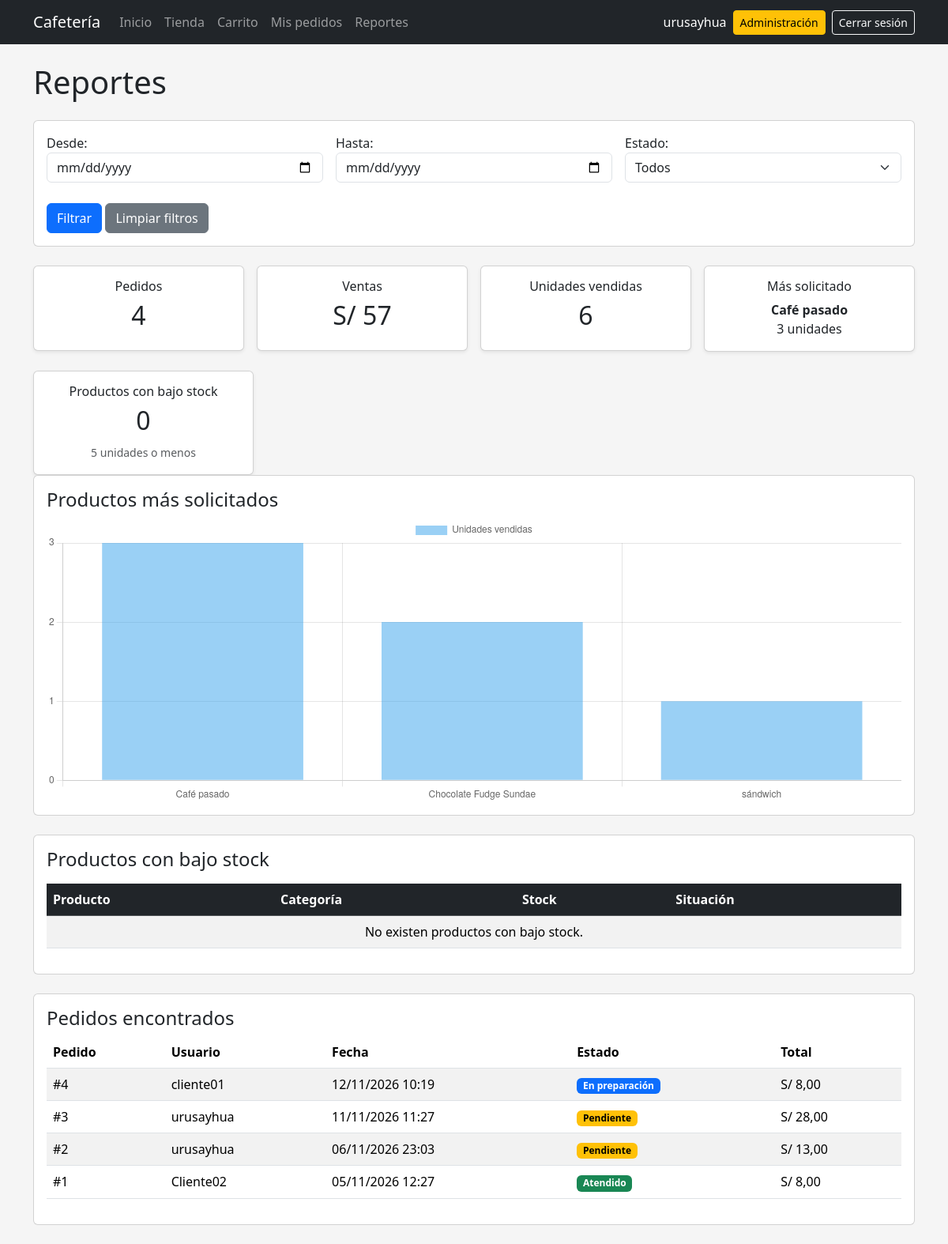
The page /reportes/ (signed in) on the database as committed earlier.
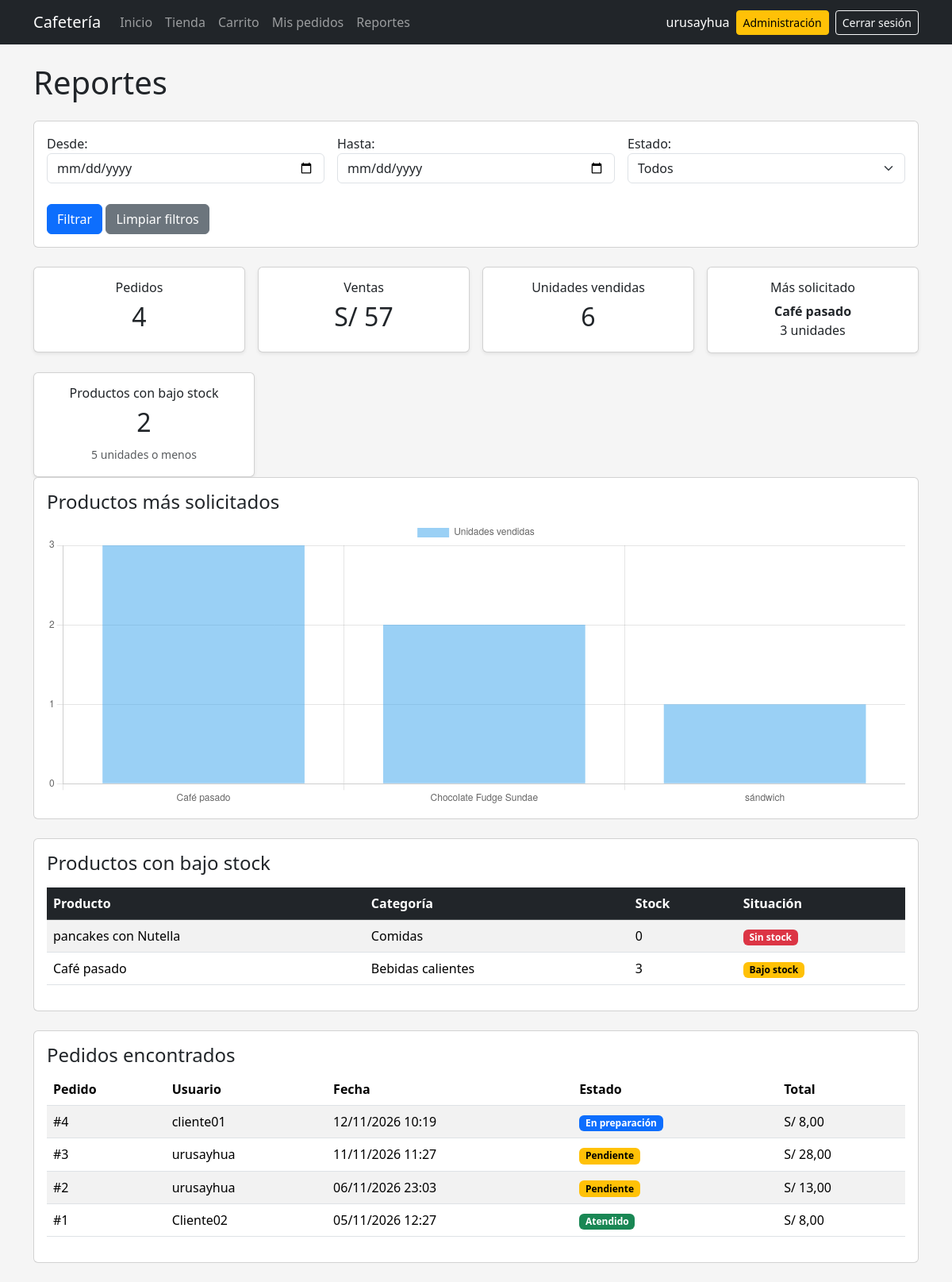
The same page on the database as committed later.
### pedidos/models.py (models this page shows, shortened)
class Pedido(models.Model):
    class Estado(models.TextChoices):
        PENDIENTE = "PENDIENTE", "Pendiente"
        PREPARACION = "PREPARACION", "En preparación"
        ATENDIDO = "ATENDIDO", "Atendido"
        CANCELADO = "CANCELADO", "Cancelado"
    usuario = models.ForeignKey(
        settings.AUTH_USER_MODEL,
        on_delete=models.CASCADE,
        related_name="pedidos",
    )
    fecha = models.DateTimeField(auto_now_add=True)
    total = models.DecimalField(
        max_digits=10,
        decimal_places=2,
        default=0,
    )
    estado = models.CharField(
        max_length=20,
        choices=Estado.choices,
        default=Estado.PENDIENTE,
    )
    class Meta:
        ordering = ["-fecha"]

class Producto(models.Model):
    nombre = models.CharField(max_length=100)
    descripcion = models.TextField(blank=True)
    categoria = models.ForeignKey(
        Categoria,
        on_delete=models.SET_NULL,
        null=True,
        blank=True,
        related_name="productos",
    )
    precio = models.DecimalField(
        max_digits=8,
        decimal_places=2,
    )
    stock = models.PositiveIntegerField(default=0)
    imagen = models.ImageField(
        upload_to="productos/",
        blank=True,
    )
    activo = models.BooleanField(default=True)
    class Meta:
        ordering = ["nombre"]

class Categoria(models.Model):
    nombre = models.CharField(max_length=100)
    descripcion = models.TextField(blank=True)
    activo = models.BooleanField(default=True)
    class Meta:
        verbose_name = "Categoría"
        verbose_name_plural = "Categorías"
        ordering = ["nombre"]

### pedidos/views.py (the view, shortened to what this page needs)
@login_required
def reportes(request):
    if not request.user.is_staff:
        raise PermissionDenied
    form = ReporteFiltroForm(
        request.GET or None
    )
    pedidos = Pedido.objects.all()
    cantidad_pedidos = (
        pedidos.count()
    )
    pedidos_validos = (
        pedidos.exclude(
            estado=Pedido.Estado.CANCELADO
        )
    )
    resultado_ventas = (
        pedidos_validos.aggregate(
            total_ventas=Sum("total")
        )
    )
    total_ventas = (
        resultado_ventas[
            "total_ventas"
        ]
        or Decimal("0.00")
    )
    detalles_validos = (
        DetallePedido.objects.filter(
            pedido__in=pedidos_validos
        )
    )
    resultado_unidades = (
        detalles_validos.aggregate(
            total_unidades=Sum(
                "cantidad"
            )
        )
    )
    unidades_vendidas = (
        resultado_unidades[
            "total_unidades"
        ]
        or 0
    )
    productos_grafico = list(
        detalles_validos
        .values(
            "producto__nombre"
        )
        .annotate(
            cantidad_total=Sum(
                "cantidad"
            )
        )
        .order_by(
            "-cantidad_total"
        )[:10]
    )
    if productos_grafico:
        producto_top_nombre = (
            productos_grafico[0][
                "producto__nombre"
            ]
        )
        producto_top_cantidad = (
            productos_grafico[0][
                "cantidad_total"
            ]
        )
    else:
        producto_top_nombre = (
            "Sin información"
        )
        producto_top_cantidad = 0
    grafico_labels = [
        producto[
            "producto__nombre"
        ]
        for producto
        in productos_grafico
    ]
    grafico_datos = [
        producto[
            "cantidad_total"
        ]
        for producto
        in productos_grafico
    ]
    pedidos_tabla = (
        pedidos
        .select_related("usuario")
        .order_by("-fecha")[:50]
    )
    productos_bajo_stock = (
        Producto.objects
        .filter(
            activo=True,
            stock__lte=5,
        )
        .select_related(
            "categoria"
        )
        .order_by(
            "stock",
            "nombre",
        )
    )
    cantidad_bajo_stock = (
        productos_bajo_stock.count()
    )
    return render(
        request,
        "reportes/reporte.html",
        {
            "form": form,
            "cantidad_pedidos":
                cantidad_pedidos,
            "total_ventas":
                total_ventas,
            "unidades_vendidas":
                unidades_vendidas,
            "producto_top_nombre":
                producto_top_nombre,
            "producto_top_cantidad":
                producto_top_cantidad,
            "grafico_labels":
                grafico_labels,
            "grafico_datos":
                grafico_datos,
            "pedidos_tabla":
                pedidos_tabla,
            "productos_bajo_stock":
                productos_bajo_stock,
            "cantidad_bajo_stock":
                cantidad_bajo_stock,
        },
    )

### pedidos/forms.py (shortened to what this page needs)
class ReporteFiltroForm(forms.Form):
    fecha_desde = forms.DateField(
        required=False,
        label="Desde",
        widget=forms.DateInput(
            attrs={
                "type": "date",
                "class": "form-control",
            }
        ),
    )
    fecha_hasta = forms.DateField(
        required=False,
        label="Hasta",
        widget=forms.DateInput(
            attrs={
                "type": "date",
                "class": "form-control",
            }
        ),
    )
    estado = forms.ChoiceField(
        required=False,
        label="Estado",
        choices=[
            ("", "Todos"),
            *Pedido.Estado.choices,
        ],
        widget=forms.Select(
            attrs={
                "class": "form-select",
            }
        ),
    )

### pedidos/templates/reportes/reporte.html (shortened to what the changed rows need)
{% extends "base.html" %}
{% block content %}
<h1 class="mb-4">
    Reportes
</h1>
<div class="row g-3 mb-4">
    <div class="col-md-3">
        <div class="card text-center shadow-sm">
            <div class="card-body">
                <h2>
                    {{ cantidad_pedidos }}
                </h2>
            </div>
        </div>
    </div>
    <div class="col-md-3">
        <div class="card text-center shadow-sm">
            <div class="card-body">
                <h2>
                    S/ {{ total_ventas }}
                </h2>
            </div>
        </div>
    </div>
    <div class="col-md-3">
        <div class="card text-center shadow-sm">
            <div class="card-body">
                <h2>
                    {{ unidades_vendidas }}
                </h2>
            </div>
        </div>
    </div>
    <div class="col-md-3">
        <div class="card text-center shadow-sm">
            <div class="card-body">
                <h6>
                    Más solicitado
                </h6>
                <strong>
                    {{ producto_top_nombre }}
                </strong>
                <p class="mb-0">
                    {{ producto_top_cantidad }}
                    unidades
                </p>
            </div>
        </div>
    </div>
</div>
<div class="col-md-3">
    <div class="card text-center shadow-sm">
        <div class="card-body">
            <h6>
                Productos con bajo stock
            </h6>
            <h2>
                {{ cantidad_bajo_stock }}
            </h2>
            <small class="text-muted">
                5 unidades o menos
            </small>
        </div>
    </div>
</div>
<div class="card mb-4">
    <div class="card-body">
        <div class="table-responsive">
            <table
                class="
                    table
                    table-striped
                    align-middle
                "
            >
                <thead class="table-dark">
                    <tr>
                        <th>
                            Producto
                        </th>
                        <th>
                            Categoría
                        </th>
                        <th>
                            Stock
                        </th>
                        <th>
                            Situación
                        </th>
                    </tr>
                </thead>
                <tbody>
                    {% for producto in productos_bajo_stock %}
                    <tr>
                        <td>
                            {{ producto.nombre }}
                        </td>
                        <td>
                            {% if producto.categoria %}
                                {{ producto.categoria.nombre }}
                            {% else %}
                                Sin categoría
                            {% endif %}
                        </td>
                        <td>
                            {{ producto.stock }}
                        </td>
                        <td>
                            {% if producto.stock == 0 %}
                                <span
                                    class="badge text-bg-danger"
                                >
                                    Sin stock
                                </span>
                            {% else %}
                                <span
                                    class="badge text-bg-warning"
                                >
                                    Bajo stock
                                </span>
                            {% endif %}
                        </td>
                    </tr>
                    {% empty %}
                    <tr>
                        <td
                            colspan="4"
                            class="text-center"
                        >
                            No existen productos
                            con bajo stock.
                        </td>
                    </tr>
                    {% endfor %}
                </tbody>
            </table>
        </div>
    </div>
</div>
<div class="card">
<div class="card-body">
<div class="table-responsive">
<table class="table table-striped">
<thead>
<tr>
    <th>
        Pedido
    </th>
    <th>
        Usuario
    </th>
    <th>
        Fecha
    </th>
    <th>
        Estado
    </th>
    <th>
        Total
    </th>
</tr>
</thead>
<tbody>
{% for pedido in pedidos_tabla %}
<tr>
    <td>
        #{{ pedido.id }}
    </td>
    <td>
        {{ pedido.usuario.username }}
    </td>
    <td>
        {{ pedido.fecha|date:"d/m/Y H:i" }}
    </td>
    <td>
        {% include "pedidos/_estado_badge.html" with pedido=pedido %}
    </td>
    <td>
        S/ {{ pedido.total }}
    </td>
</tr>
{% endfor %}
</tbody>
</table>
</div>
</div>
</div>
<script>
// Recuperamos los nombres enviados
// desde Django.
const labels = JSON.parse(
    document.getElementById(
        "grafico-labels"
    ).textContent
);
// Recuperamos las cantidades.
const datos = JSON.parse(
    document.getElementById(
        "grafico-datos"
    ).textContent
);
// Obtenemos el elemento canvas.
const contexto = document.getElementById(
    "graficoProductos"
);
// Creamos el gráfico.
new Chart(
    contexto,
    {
        type: "bar",
        data: {
            labels: labels,
            datasets: [
                {
                    label:
                        "Unidades vendidas",
                    data:
                        datos,
                }
            ],
        },
        options: {
            responsive:
                true,
            scales: {
                y: {
                    beginAtZero:
                        true,
                    ticks: {
                        precision:
                            0,
                    },
                },
            },
        },
    }
);
</script>
{% endblock %}

### pedidos/templates/pedidos/_estado_badge.html
{% if pedido.estado == "PENDIENTE" %}
    <span class="badge text-bg-warning">
        Pendiente
    </span>
{% elif pedido.estado == "PREPARACION" %}
    <span class="badge text-bg-primary">
        En preparación
    </span>
{% elif pedido.estado == "ATENDIDO" %}
    <span class="badge text-bg-success">
        Atendido
    </span>
{% elif pedido.estado == "CANCELADO" %}
    <span class="badge text-bg-danger">
        Cancelado
    </span>
{% else %}
    <span class="badge text-bg-secondary">
        {{ pedido.get_estado_display }}
    </span>
{% endif %}

Rows that differ between the two databases and show on the page:
now on one of the page's lists (row edited): Producto: nombre "Café pasado", categoria.nombre "Bebidas calientes", stock "3"
now on this page (row edited): Producto: nombre "pancakes con Nutella", categoria.nombre "Comidas", stock "0", shows "Sin stock"
Other text that changed with them:
{{ cantidad_bajo_stock }}: "0" → "2"
text no longer shown: "No existen productos con bajo stock."
